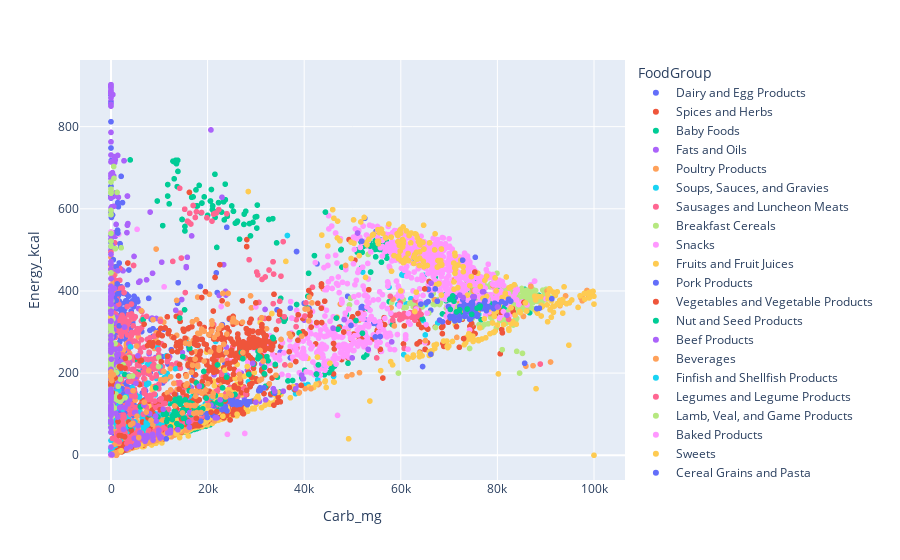

Write notebook code for a chart like this one.
### Code cell
fig = px.scatter(food, x=x_list[2], y="Energy_kcal", color="FoodGroup")
fig.show()

### Figure 1 — Plotly figure (JSON) as saved in the notebook; plotly's stock layout.template omitted (floating-point values rounded to 4 significant figures; data arrays with more than 128 entries replaced by an {"elided": "..."} marker saying what was removed)
{"data": [{"hovertemplate": "FoodGroup=Dairy and Egg Products<br>Carb_mg=%{x}<br>Energy_kcal=%{y}<extra></extra>", "legendgroup": "Dairy and Egg Products", "marker": {"color": "#636efa", "symbol": "circle"}, "mode": "markers", "name": "Dairy and Egg Products", "showlegend": true, "type": "scattergl", "x": {"elided": "264 float values"}, "xaxis": "x", "y": {"elided": "264 int values"}, "yaxis": "y"}, {"hovertemplate": "FoodGroup=Spices and Herbs<br>Carb_mg=%{x}<br>Energy_kcal=%{y}<extra></extra>", "legendgroup": "Spices and Herbs", "marker": {"color": "#EF553B", "symbol": "circle"}, "mode": "markers", "name": "Spices and Herbs", "showlegend": true, "type": "scattergl", "x": [72120, 50020, 47750, 74970, 49900, 68470, 41350, 49100, 49700, 80590, 65530, 52100, 54990, 44240, 55830, 55170, 55820, 52290, 58350, 72730, 71620, 50500, 60560, 28090, 49290, 79120, 68920, 53990, 50640, 63950, 56630, 68610, 28130, 65590, 69280, 64060, 65370.0, 60730, 68730, 50220, 63940, 67140, 2650, 7020, 5830, 0, 930, 24450, 12650, 2410, 14400, 40, 4890, 11290, 20700, 14890, 8410, 52040, 270, 17030, 56290, 0, 58000, 56560], "xaxis": "x", "y": [263, 337, 233, 313, 333, 311, 392, 237, 282, 247, 274, 279, 298, 375, 325, 305, 253, 345, 323, 331, 335, 475, 271, 508, 525, 341, 265, 282, 292, 251, 318, 296, 525, 307, 342, 331, 310, 315, 272, 295, 276, 312, 23, 43, 60, 0, 21, 101, 288, 237, 56, 18, 23, 48, 131, 70, 44, 285, 19, 88, 188, 0, 322, 335], "yaxis": "y"}, {"hovertemplate": "FoodGroup=Baby Foods<br>Carb_mg=%{x}<br>Energy_kcal=%{y}<extra></extra>", "legendgroup": "Baby Foods", "marker": {"color": "#00cc96", "symbol": "circle"}, "mode": "markers", "name": "Baby Foods", "showlegend": true, "type": "scattergl", "x": {"elided": "362 int values"}, "xaxis": "x", "y": {"elided": "362 int values"}, "yaxis": "y"}, {"hovertemplate": "FoodGroup=Fats and Oils<br>Carb_mg=%{x}<br>Energy_kcal=%{y}<extra></extra>", "legendgroup": "Fats and Oils", "marker": {"color": "#ab63fa", "symbol": "circle"}, "mode": "markers", "name": "Fats and Oils", "showlegend": true, "type": "scattergl", "x": {"elided": "219 int values"}, "xaxis": "x", "y": {"elided": "219 int values"}, "yaxis": "y"}, {"hovertemplate": "FoodGroup=Poultry Products<br>Carb_mg=%{x}<br>Energy_kcal=%{y}<extra></extra>", "legendgroup": "Poultry Products", "marker": {"color": "#FFA15A", "symbol": "circle"}, "mode": "markers", "name": "Poultry Products", "showlegend": true, "type": "scattergl", "x": {"elided": "390 int values"}, "xaxis": "x", "y": {"elided": "390 int values"}, "yaxis": "y"}, {"hovertemplate": "FoodGroup=Soups, Sauces, and Gravies<br>Carb_mg=%{x}<br>Energy_kcal=%{y}<extra></extra>", "legendgroup": "Soups, Sauces, and Gravies", "marker": {"color": "#19d3f3", "symbol": "circle"}, "mode": "markers", "name": "Soups, Sauces, and Gravies", "showlegend": true, "type": "scattergl", "x": {"elided": "452 float values"}, "xaxis": "x", "y": {"elided": "452 int values"}, "yaxis": "y"}, {"hovertemplate": "FoodGroup=Sausages and Luncheon Meats<br>Carb_mg=%{x}<br>Energy_kcal=%{y}<extra></extra>", "legendgroup": "Sausages and Luncheon Meats", "marker": {"color": "#FF6692", "symbol": "circle"}, "mode": "markers", "name": "Sausages and Luncheon Meats", "showlegend": true, "type": "scattergl", "x": {"elided": "244 float values"}, "xaxis": "x", "y": {"elided": "244 int values"}, "yaxis": "y"}, {"hovertemplate": "FoodGroup=Breakfast Cereals<br>Carb_mg=%{x}<br>Energy_kcal=%{y}<extra></extra>", "legendgroup": "Breakfast Cereals", "marker": {"color": "#B6E880", "symbol": "circle"}, "mode": "markers", "name": "Breakfast Cereals", "showlegend": true, "type": "scattergl", "x": {"elided": "363 float values"}, "xaxis": "x", "y": {"elided": "363 int values"}, "yaxis": "y"}, {"hovertemplate": "FoodGroup=Snacks<br>Carb_mg=%{x}<br>Energy_kcal=%{y}<extra></extra>", "legendgroup": "Snacks", "marker": {"color": "#FF97FF", "symbol": "circle"}, "mode": "markers", "name": "Snacks", "showlegend": true, "type": "scattergl", "x": {"elided": "171 float values"}, "xaxis": "x", "y": {"elided": "171 int values"}, "yaxis": "y"}, {"hovertemplate": "FoodGroup=Fruits and Fruit Juices<br>Carb_mg=%{x}<br>Energy_kcal=%{y}<extra></extra>", "legendgroup": "Fruits and Fruit Juices", "marker": {"color": "#FECB52", "symbol": "circle"}, "mode": "markers", "name": "Fruits and Fruit Juices", "showlegend": true, "type": "scattergl", "x": {"elided": "346 float values"}, "xaxis": "x", "y": {"elided": "346 int values"}, "yaxis": "y"}, {"hovertemplate": "FoodGroup=Pork Products<br>Carb_mg=%{x}<br>Energy_kcal=%{y}<extra></extra>", "legendgroup": "Pork Products", "marker": {"color": "#636efa", "symbol": "circle"}, "mode": "markers", "name": "Pork Products", "showlegend": true, "type": "scattergl", "x": {"elided": "343 int values"}, "xaxis": "x", "y": {"elided": "343 int values"}, "yaxis": "y"}, {"hovertemplate": "FoodGroup=Vegetables and Vegetable Products<br>Carb_mg=%{x}<br>Energy_kcal=%{y}<extra></extra>", "legendgroup": "Vegetables and Vegetable Products", "marker": {"color": "#EF553B", "symbol": "circle"}, "mode": "markers", "name": "Vegetables and Vegetable Products", "showlegend": true, "type": "scattergl", "x": {"elided": "828 float values"}, "xaxis": "x", "y": {"elided": "828 int values"}, "yaxis": "y"}, {"hovertemplate": "FoodGroup=Nut and Seed Products<br>Carb_mg=%{x}<br>Energy_kcal=%{y}<extra></extra>", "legendgroup": "Nut and Seed Products", "marker": {"color": "#00cc96", "symbol": "circle"}, "mode": "markers", "name": "Nut and Seed Products", "showlegend": true, "type": "scattergl", "x": {"elided": "133 int values"}, "xaxis": "x", "y": {"elided": "133 int values"}, "yaxis": "y"}, {"hovertemplate": "FoodGroup=Beef Products<br>Carb_mg=%{x}<br>Energy_kcal=%{y}<extra></extra>", "legendgroup": "Beef Products", "marker": {"color": "#ab63fa", "symbol": "circle"}, "mode": "markers", "name": "Beef Products", "showlegend": true, "type": "scattergl", "x": {"elided": "946 int values"}, "xaxis": "x", "y": {"elided": "946 int values"}, "yaxis": "y"}, {"hovertemplate": "FoodGroup=Beverages<br>Carb_mg=%{x}<br>Energy_kcal=%{y}<extra></extra>", "legendgroup": "Beverages", "marker": {"color": "#FFA15A", "symbol": "circle"}, "mode": "markers", "name": "Beverages", "showlegend": true, "type": "scattergl", "x": {"elided": "315 float values"}, "xaxis": "x", "y": {"elided": "315 int values"}, "yaxis": "y"}, {"hovertemplate": "FoodGroup=Finfish and Shellfish Products<br>Carb_mg=%{x}<br>Energy_kcal=%{y}<extra></extra>", "legendgroup": "Finfish and Shellfish Products", "marker": {"color": "#19d3f3", "symbol": "circle"}, "mode": "markers", "name": "Finfish and Shellfish Products", "showlegend": true, "type": "scattergl", "x": {"elided": "267 float values"}, "xaxis": "x", "y": {"elided": "267 int values"}, "yaxis": "y"}, {"hovertemplate": "FoodGroup=Legumes and Legume Products<br>Carb_mg=%{x}<br>Energy_kcal=%{y}<extra></extra>", "legendgroup": "Legumes and Legume Products", "marker": {"color": "#FF6692", "symbol": "circle"}, "mode": "markers", "name": "Legumes and Legume Products", "showlegend": true, "type": "scattergl", "x": {"elided": "389 float values"}, "xaxis": "x", "y": {"elided": "389 int values"}, "yaxis": "y"}, {"hovertemplate": "FoodGroup=Lamb, Veal, and Game Products<br>Carb_mg=%{x}<br>Energy_kcal=%{y}<extra></extra>", "legendgroup": "Lamb, Veal, and Game Products", "marker": {"color": "#B6E880", "symbol": "circle"}, "mode": "markers", "name": "Lamb, Veal, and Game Products", "showlegend": true, "type": "scattergl", "x": {"elided": "438 int values"}, "xaxis": "x", "y": {"elided": "438 int values"}, "yaxis": "y"}, {"hovertemplate": "FoodGroup=Baked Products<br>Carb_mg=%{x}<br>Energy_kcal=%{y}<extra></extra>", "legendgroup": "Baked Products", "marker": {"color": "#FF97FF", "symbol": "circle"}, "mode": "markers", "name": "Baked Products", "showlegend": true, "type": "scattergl", "x": {"elided": "797 float values"}, "xaxis": "x", "y": {"elided": "797 int values"}, "yaxis": "y"}, {"hovertemplate": "FoodGroup=Sweets<br>Carb_mg=%{x}<br>Energy_kcal=%{y}<extra></extra>", "legendgroup": "Sweets", "marker": {"color": "#FECB52", "symbol": "circle"}, "mode": "markers", "name": "Sweets", "showlegend": true, "type": "scattergl", "x": {"elided": "347 float values"}, "xaxis": "x", "y": {"elided": "347 int values"}, "yaxis": "y"}, {"hovertemplate": "FoodGroup=Cereal Grains and Pasta<br>Carb_mg=%{x}<br>Energy_kcal=%{y}<extra></extra>", "legendgroup": "Cereal Grains and Pasta", "marker": {"color": "#636efa", "symbol": "circle"}, "mode": "markers", "name": "Cereal Grains and Pasta", "showlegend": true, "type": "scattergl", "x": {"elided": "183 float values"}, "xaxis": "x", "y": {"elided": "183 int values"}, "yaxis": "y"}, {"hovertemplate": "FoodGroup=Fast Foods<br>Carb_mg=%{x}<br>Energy_kcal=%{y}<extra></extra>", "legendgroup": "Fast Foods", "marker": {"color": "#EF553B", "symbol": "circle"}, "mode": "markers", "name": "Fast Foods", "showlegend": true, "type": "scattergl", "x": {"elided": "371 float values"}, "xaxis": "x", "y": {"elided": "371 int values"}, "yaxis": "y"}, {"hovertemplate": "FoodGroup=Meals, Entrees, and Side Dishes<br>Carb_mg=%{x}<br>Energy_kcal=%{y}<extra></extra>", "legendgroup": "Meals, Entrees, and Side Dishes", "marker": {"color": "#00cc96", "symbol": "circle"}, "mode": "markers", "name": "Meals, Entrees, and Side Dishes", "showlegend": true, "type": "scattergl", "x": [11520, 15240, 17990, 12690, 17700, 22050, 30400, 30550, 13640, 13260, 47000, 13100, 7850, 19210, 9270, 13840, 6100, 11450, 14220, 13500, 14390, 30840, 34010, 13960, 38950, 16600, 15870, 13890, 13890, 12300, 13890, 15080, 12700, 12700, 12700, 31760, 24800, 42930, 42550, 45740, 36640, 39510, 34440, 4030.0, 9720, 29500, 28540, 31770, 14180, 16320, 22460, 70120, 23930, 30450, 32520.0, 32280, 14550, 11650, 10880, 17280, 16180, 18740, 26960, 16320, 16240.0, 17310, 15360, 14860, 18000, 17600, 14900, 14000, 11000, 13000, 13400, 21000, 13000, 71000, 15600, 14600, 15700, 17400, 17700, 15100, 19000, 16800, 15000, 75800, 23540, 76020, 22030, 76310, 25670, 46660, 23100, 33630, 33460, 71510, 72200, 73770, 74680, 50720, 13280, 52060, 27290, 70750, 70260, 76450, 21610, 14230, 22740, 19700, 17000], "xaxis": "x", "y": [82, 90, 113, 90, 176, 220, 235, 241, 77, 97, 307, 107, 99, 204, 164, 130, 118, 100, 70, 101, 124, 239, 221, 134, 298, 99, 80, 67, 67, 69, 67, 106, 95, 87, 95, 198, 147, 220, 197, 210, 181, 189, 190, 71, 93, 222, 197, 214, 139, 128, 126, 379, 190, 253, 230, 240, 70, 87, 100, 149, 157, 168, 250, 260, 261, 111, 135, 240, 111, 108, 111, 99, 106, 100, 104, 125, 101, 375, 110, 103, 110, 109, 108, 111, 113, 126, 90, 358, 136, 359, 129, 359, 148, 334, 164, 284, 287, 349, 354, 356, 343, 328, 136, 297, 235, 388, 355, 363, 145, 334, 125, 139, 119], "yaxis": "y"}, {"hovertemplate": "FoodGroup=American Indian/Alaska Native Foods<br>Carb_mg=%{x}<br>Energy_kcal=%{y}<extra></extra>", "legendgroup": "American Indian/Alaska Native Foods", "marker": {"color": "#ab63fa", "symbol": "circle"}, "mode": "markers", "name": "American Indian/Alaska Native Foods", "showlegend": true, "type": "scattergl", "x": {"elided": "165 float values"}, "xaxis": "x", "y": {"elided": "165 int values"}, "yaxis": "y"}, {"hovertemplate": "FoodGroup=Restaurant Foods<br>Carb_mg=%{x}<br>Energy_kcal=%{y}<extra></extra>", "legendgroup": "Restaurant Foods", "marker": {"color": "#FFA15A", "symbol": "circle"}, "mode": "markers", "name": "Restaurant Foods", "showlegend": true, "type": "scattergl", "x": [0, 25960, 39500, 21080, 22870, 18360, 20870, 36900, 25330, 17400, 17720, 470, 25140, 0, 37200, 18770, 22290, 18800, 16650, 4570, 16840, 13170, 40170, 17980, 20290, 13010, 40950, 22030, 10880, 17410, 26590, 41050, 15510, 16890, 19290, 12350, 40720, 4570, 15510, 26590, 15610, 11360, 10330, 12360, 34150, 17520, 17770, 17140, 18630, 16200, 15450, 24250, 24110, 17620, 19640, 18500, 17970, 7800, 12280, 10920, 19280, 17920, 20030, 31190, 24920, 24400, 23740, 30750, 31490, 22390, 23020, 26680, 15750, 14790, 4070.0, 37140, 48570, 31160, 16790, 27290, 32790, 7290, 20240, 21400, 5310, 30870, 0, 15580, 35200, 27220, 20930, 21160, 13590, 140, 20610, 23990, 6870, 4520, 23860, 23340, 8290, 5740, 20160, 5380, 22460, 16400, 17190, 15710], "xaxis": "x", "y": [189, 323, 290, 143, 316, 296, 302, 296, 333, 121, 330, 196, 325, 195, 289, 307, 308, 151, 202, 157, 325, 120, 356, 297, 293, 175, 327, 295, 183, 234, 197, 385, 170, 219, 302, 159, 356, 157, 170, 197, 194, 185, 184, 191, 195, 144, 104, 102, 104, 271, 273, 394, 368, 156, 159, 154, 216, 206, 211, 204, 229, 219, 174, 335, 146, 151, 142, 182, 229, 256, 232, 186, 174, 103, 74, 219, 462, 185, 156, 250, 174, 105, 294, 287, 266, 255, 203, 192, 282, 324, 319, 150, 377, 182, 252, 295, 129, 78, 250, 270, 85, 43, 121, 95, 262, 121, 121, 122], "yaxis": "y"}], "layout": {"legend": {"title": {"text": "FoodGroup"}, "tracegroupgap": 0}, "margin": {"t": 60}, "xaxis": {"anchor": "y", "domain": [0, 1], "title": {"text": "Carb_mg"}}, "yaxis": {"anchor": "x", "domain": [0, 1], "title": {"text": "Energy_kcal"}}}}
